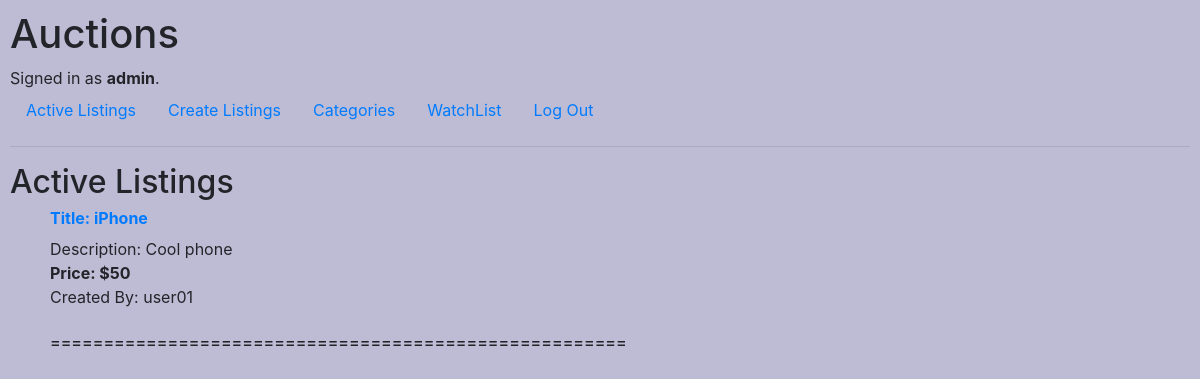
Screenshot of / (signed in) with the database file from the repository.
### auctions/models.py (models this page shows, shortened)
class User(AbstractUser):
    bid = models.ManyToManyField(Bid, related_name="user_bid")
    def __str__(self):
        return f"{self.username}"

class Listing (models.Model):
    title = models.CharField(max_length=64)
    description = models.CharField(max_length=64)
    createdby=models.ForeignKey(User, on_delete=models.CASCADE, related_name="listing_owner")
    bid=models.ManyToManyField(Bid, related_name="listing_bid")
    picture_url=models.URLField(max_length=64, blank='True')
    is_active = models.BooleanField(default=True)
    winner= models.CharField(max_length=64, blank='True')
    category = models.ForeignKey(Category, related_name = "listing_category", on_delete=models.SET_NULL, null='True')

class Bid (models.Model):
    bid = models.IntegerField()

### auctions/views.py (the view)
# urls.py: path("", views.index, name="index"),
def index(request):
    return render(request, "auctions/index.html", {
        "listings" : Listing.objects.all()
    })

### auctions/templates/auctions/index.html
{% extends "auctions/layout.html" %}
{% block body %}
    <h2>Active Listings</h2>
   <ul>
      {% for listing in listings %}
      {% if listing.is_active %}
      <h6>
        <a href="{% url 'listing' listing.id %}">
          <b>Title: {{listing.title}}</b>
          </a>
      </h6>
        <div> Description: {{listing.description}}</div>
        <div>
          <b>Price: ${{listing.bid.all.last.bid}}</b>
        </div>
        <div> Created By: {{listing.createdby}}</div>
        <div><img src="{{listing.picture_url}}"/></div>
        <h6> ======================================================</h6>
        {% endif %}
       {% endfor %}
    </ul>
{% endblock %}

### auctions/templates/auctions/layout.html (shortened to what this page needs)
{% load static %}
<!DOCTYPE html>
<html lang="en">
    <head>
        <link rel="stylesheet" href="https://stackpath.bootstrapcdn.com/bootstrap/4.4.1/css/bootstrap.min.css">
        <link href="{% static 'auctions/styles.css' %}" rel="stylesheet">
    </head>
    <body>
        <h1>Auctions</h1>
        <div>
            {% if user.is_authenticated %}
                Signed in as <strong>{{ user.username }}</strong>.
            {% else %}
                Not signed in.
            {% endif %}
        </div>
        <ul class="nav">
            <li class="nav-item">
                <a class="nav-link" href="{% url 'index' %}">Active Listings</a>
            </li>
            {% if request.user.is_authenticated %}
            <li class="nav-item">
                <a class="nav-link" href="{% url 'create' %}">Create Listings</a>
            </li>
            {% endif %}
            <li class="nav-item">
                <a class="nav-link" href="{% url 'category' %}">Categories</a>
            </li>
            {% if request.user.is_authenticated %}
            <li class="nav-item">
                <a class="nav-link" href="{% url 'watchlist' %}">WatchList</a>
            </li>
            {% endif %}
            {% if user.is_authenticated %}
                <li class="nav-item">
                    <a class="nav-link" href="{% url 'logout' %}">Log Out</a>
                </li>
            {% endif %}
        </ul>
        <hr>
        {% block body %}
        {% endblock %}
    </body>
</html>

### auctions/static/auctions/styles.css (style rules this page uses)
body { padding: 10px; background-color: #BEBCD4; }

### rows the page displays
User: username "admin"
Listing: title "iPhone", description "Cool phone", bid.all.last.bid "50", createdby "user01"
